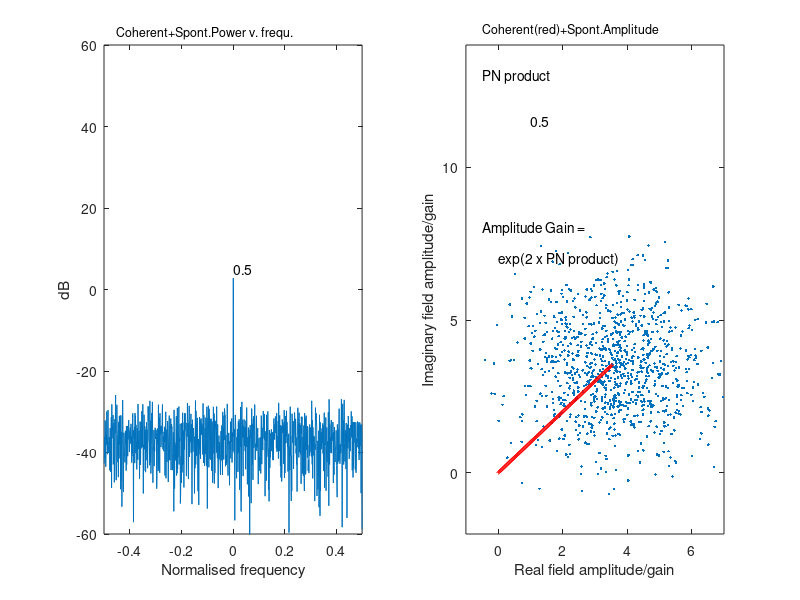
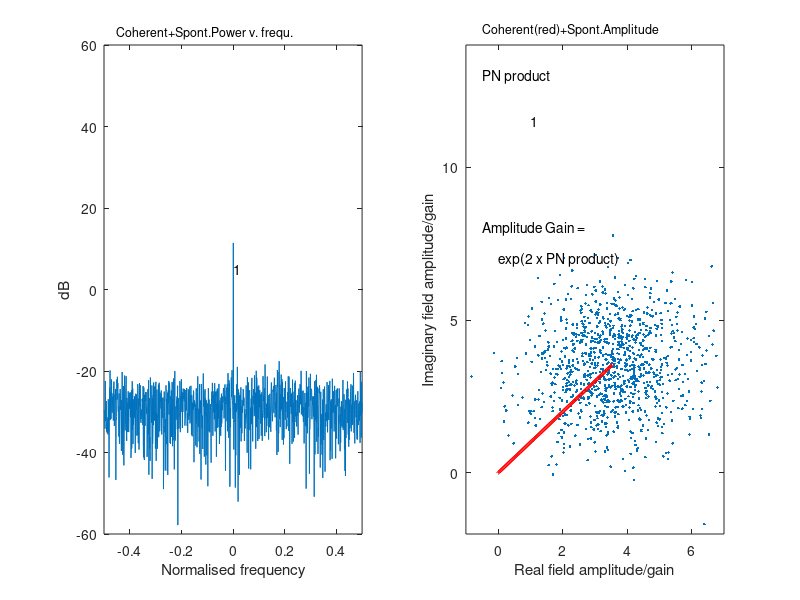
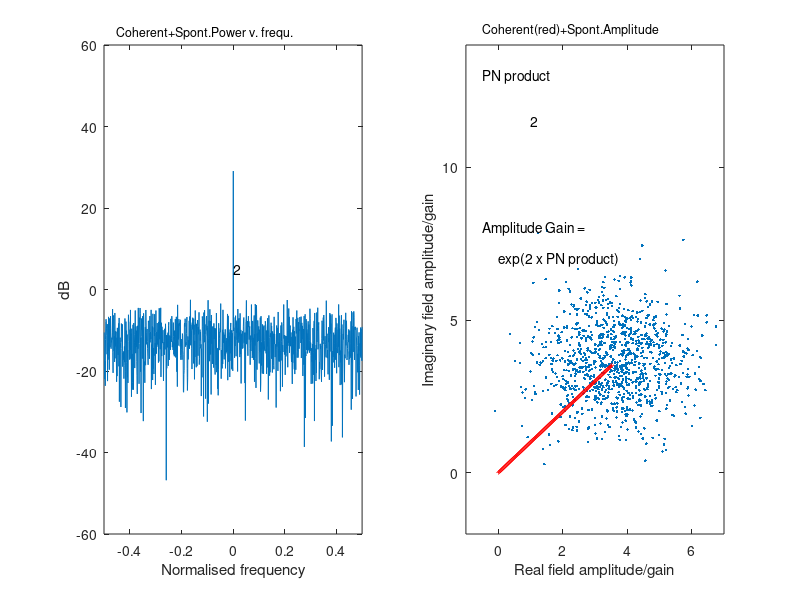

Write the MATLAB code that produced these figures, in order.
clear all;
%colortog  % ensures black on white background as default;

disp('Fourth demonstration varies the gain rather than length');
disp('Model amplifier has total quantum inversion using equation:-');
disp(' dF/dz + dF/(vg t) = g F + Is   ');
disp('    where Is is spontaneous excitation.');   
disp('Here stimulated field gain g is proportional to P N product.'); 
disp('No stimulated absorption because of maximum inversion');
disp('Random spontaneous emission power is also proportional to P N');
disp('Gain increases with PN product so ');
disp('     spontaneous power increases also with PN.')
cont=input('Press return to continue and wait for program to run');
% DEMONSTRATES LIMITING NOISE TO SIGNAL RATIO AT HIGH GAINS 
% |Is|^2 = B*PN while g=A*PN;

% Normalised step length s in space and s/vg in time;
% Here vg is group velocity normalised to 1;
% s=1/16 ; Normalised length L takes values 0.5,1,2 or 4
% fmax is maximum normalised frequency range +/- 1/(2*s);
% Number of steps along amplifier is Ns;
% Number of field points along amplifier is Nf=Ns+1;


% Demonstration sets normalised lengths at 0.5,1, 2 and 4 respectively 
% PN value set to default normalised value of 1.
% 20 % noise added to input field amplitude
% Observe normalised spectrum and normalised field plots; 
% Observe noise and coherent power increase together;
% Observe that (noise+coherent fields)/field gain remain similar
% Low field amplitude varies dramatically in amplitude and phase from time to time;
 
Fi=5; % normalised coherent input field (chosen purely illustratively);
% coherent input at central frequency so that with modelling procedure
% no phase shift is recorded as length increases;
figure;f0=gcf;  
for n=1:3						%O
PN=2^(n-2); % runs through the various lengths, 
Lstr=num2str(PN); % for printing length later

L=2; % Default value of Length
A=1;B=1;% default values of normalised gain and spontaneous emission parameters
g=A*PN; BPN=B*PN;
gL=g*L;% gain length product


Ns=8*L; %Number of total steps along the laser  (<= 32)
Nf=Ns+1; % Number of field points for the laser including end fields
% Ns is also total number of insertion points of spontaneous noise in laser
fmax=4*256  ;% size of fft 1024

Fout=zeros(5*256,1); 	% vector for output fields with time;
F=zeros(1,Nf);FF=F;	% set up vectors for fields inside laser
rs=sqrt(BPN); % spontaneous noise will be rs*R where R is random
In=Fi*(0.7071+j*0.7071); % Input coherent field (phase chosen to be 45 arbitrarily).
Inr=[0 real(In)];Inim=[0 imag(In)];  % used for plotting later

Ag=exp(gL); 		% net field gain along length of amplifier
Ags=(1+0.5*(gL/Ns))/(1-0.5*(gL/Ns));  	% field gain per step

for nn=1:5 						%A
% five repeats with 256 points - last 1024 giving fft

R=(randn(256,Ns)+j*randn(256,Ns))*(.7071); 	% random spontaneous array;
% Array ensures 'no' correlation for all time and space;
% making an array saves some time on calculation - lookup table
% Mean square |R| is unity for each element

% PROGRAM GUTS: F is field at t, FN is field at t+1;
F(1,1)=In; 
%coherent input field same at all times + random noise.
for t=1:256						%B
FN(1,1)=In+0.5*rs*R(t,1); 
% half the spontaneous emission associated with section 1 loaded at front; 
for m=2:(Nf-1);						%C
FN(1,m)= Ags*F(1,m-1)+0.5*(rs*R(t,m-1)+rs*R(t,m));
% half the spontaneous associated with section m-1 and with m added into field at m;
FN(1,Nf)= Ags*F(1,Nf-1)+0.5*rs*R(t,Nf-1); 
% half the spontaneous associated with final section Nf-1 added to final field at Nf;
F=FN;

% add uncertainty in measurement as a random number at the end
% uncertainty independent of gain 
% uncertainty taken arbitrarily as 2*(randn+j*randn)

Fout((nn-1)*256+t,1)=F(1,Nf)+2*(randn+j*randn);
F(1,1)=In;
end;							%C
end;							%B
end;							%A

Fo=Fout(257:1280); % selects the last fmax number of outputs ; 
Ffo=fftshift(fft(Fo)); % fft ordered to get central frequency correct
P=(Fo.*conj(Fo));
Pf=(Ffo.*conj(Ffo))/fmax;
Pav=sum(P)/fmax; % average power output;
Pfav=sum(Pf)/fmax; % average spectral power output;
Pl=10*log10(P);
Pfl=10*log10(Pf)-50;
figure(f0+n-1);
subplot(1,2,1);
xx=(1-fmax/2:1:fmax/2);
plot(xx/fmax,Pfl);
axis([-0.5 0.5 -60 60]); 
xlabel('Normalised frequency');
ylabel('dB');
text(-0.45,63,'Coherent+Spont.Power v. frequ.','fontsize',9);
text(-450,10,'PN product');text(0,5,Lstr);
drawnow;
subplot(1,2,2);plot(real(Fo/Ag),imag(Fo/Ag),'.',Inr,Inim,'r');
hold on
plot(Inr,Inim-.05,'r',Inr,Inim+.05,'r',Inr-.05,Inim,'r',Inr+.05,Inim,'r');
% line thickening;
hold off;
axis([-1 7 -2 14]); % (may need to be changed if input field is changed)
text(-.5,13,'PN product');
text(1,11.5,Lstr);
text(-.5,8,'Amplitude Gain =')
text(0,7, 'exp(2 x PN product)');
xlabel('Real field amplitude/gain');
ylabel('Imaginary field amplitude/gain');
text(-0.5,14.5,'Coherent(red)+Spont.Amplitude','fontsize',9);
drawnow;
end;							%O
pause(2);
figure(f0);pause(2);figure(f0+1);pause(2);
figure(f0+2);							%(A)

% uncertainty in initial measurement added in as 'noise'
% Magnitude of uncertainty chosen to show that gain reduces uncertainty;
% However gain adds in noise;
% Observe normalised spectrum and normalised field plots; 
% Observe noise and coherent power increase together;
% Observe that (noise+coherent fields)/field gain remain similar
% Observe that field varies randomly in amplitude and phase with time;